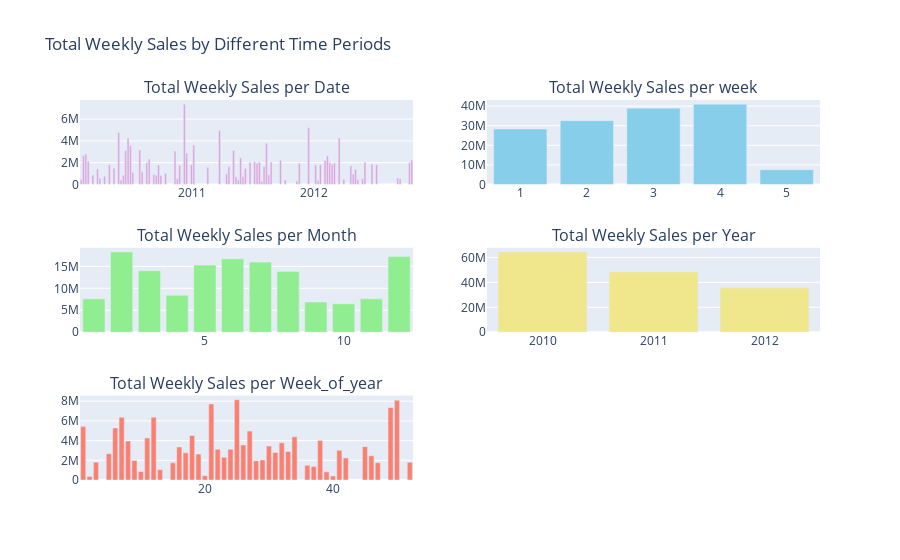

The code cell stored with this chart in its notebook:
### Markdown cell above
There is not enouth entries per week of the year to use this variable in the model. we will need to drop it as well. but first, let's see some visualization:

### Code cell
# Calculate Total sales for each time period
Total_sales_per_date = df1.groupby('Date')['Weekly_Sales'].sum().reset_index()
Total_sales_per_week = df1.groupby('week')['Weekly_Sales'].sum().reset_index()
Total_sales_per_month = df1.groupby('Month')['Weekly_Sales'].sum().reset_index()
Total_sales_per_year = df1.groupby('Year')['Weekly_Sales'].sum().reset_index()
Total_sales_per_week_of_year = df1.groupby('Week_of_year')['Weekly_Sales'].sum().reset_index()

# Create a figure with a 3x2 grid of subplots
fig = make_subplots(rows=3, cols=2, subplot_titles=(
    'Total Weekly Sales per Date',
    'Total Weekly Sales per week',
    'Total Weekly Sales per Month',
    'Total Weekly Sales per Year',
    'Total Weekly Sales per Week_of_year'
))

# Plot : Total Weekly Sales per Date
fig.add_trace(
    px.bar(Total_sales_per_date, x='Date', y='Weekly_Sales', color_discrete_sequence=['Plum']).data[0],
    row=1, col=1
)

# Plot 1: Total Weekly Sales per week
fig.add_trace(
    px.bar(Total_sales_per_week, x='week', y='Weekly_Sales', color_discrete_sequence=['skyblue']).data[0],
    row=1, col=2
)

# Plot 2: Total Weekly Sales per Month
fig.add_trace(
    px.bar(Total_sales_per_month, x='Month', y='Weekly_Sales', color_discrete_sequence=['lightgreen']).data[0],
    row=2, col=1
)

# Plot 3: Total Weekly Sales per Year
fig.add_trace(
    px.bar(Total_sales_per_year, x='Year', y='Weekly_Sales', color_discrete_sequence=['Khaki']).data[0],
    row=2, col=2
)

# Plot 4: Total Weekly Sales per Week_of_year
fig.add_trace(
    px.bar(Total_sales_per_week_of_year, x='Week_of_year', y='Weekly_Sales', color_discrete_sequence=['salmon']).data[0],
    row=3, col=1
)

# Update layout to prevent overlap
fig.update_layout(showlegend=False, title_text="Total Weekly Sales by Different Time Periods")

# Show the plot
fig.show()

### Figure 1 — Plotly figure (JSON) as saved in the notebook; plotly's stock layout.template omitted (floating-point values rounded to 4 significant figures)
{"data": [{"hovertemplate": "Date=%{x}<br>Weekly_Sales=%{y}<extra></extra>", "legendgroup": "", "marker": {"color": "Plum", "pattern": {"shape": ""}}, "name": "", "orientation": "v", "showlegend": false, "textposition": "auto", "type": "bar", "x": ["2010-02-05T00:00:00", "2010-02-12T00:00:00", "2010-02-19T00:00:00", "2010-02-26T00:00:00", "2010-03-12T00:00:00", "2010-03-26T00:00:00", "2010-04-02T00:00:00", "2010-04-16T00:00:00", "2010-04-30T00:00:00", "2010-05-14T00:00:00", "2010-05-28T00:00:00", "2010-06-04T00:00:00", "2010-06-11T00:00:00", "2010-06-18T00:00:00", "2010-06-25T00:00:00", "2010-07-02T00:00:00", "2010-07-09T00:00:00", "2010-07-30T00:00:00", "2010-08-06T00:00:00", "2010-08-20T00:00:00", "2010-08-27T00:00:00", "2010-09-03T00:00:00", "2010-09-10T00:00:00", "2010-09-17T00:00:00", "2010-09-24T00:00:00", "2010-10-01T00:00:00", "2010-10-15T00:00:00", "2010-11-12T00:00:00", "2010-11-19T00:00:00", "2010-11-26T00:00:00", "2010-12-10T00:00:00", "2010-12-17T00:00:00", "2010-12-31T00:00:00", "2011-01-07T00:00:00", "2011-02-18T00:00:00", "2011-03-25T00:00:00", "2011-04-15T00:00:00", "2011-04-22T00:00:00", "2011-05-06T00:00:00", "2011-05-13T00:00:00", "2011-05-20T00:00:00", "2011-05-27T00:00:00", "2011-06-03T00:00:00", "2011-06-10T00:00:00", "2011-06-24T00:00:00", "2011-07-08T00:00:00", "2011-07-15T00:00:00", "2011-07-22T00:00:00", "2011-07-29T00:00:00", "2011-08-05T00:00:00", "2011-08-12T00:00:00", "2011-08-19T00:00:00", "2011-08-26T00:00:00", "2011-09-23T00:00:00", "2011-10-07T00:00:00", "2011-11-11T00:00:00", "2011-11-18T00:00:00", "2011-12-09T00:00:00", "2011-12-16T00:00:00", "2011-12-30T00:00:00", "2012-01-06T00:00:00", "2012-01-13T00:00:00", "2012-01-20T00:00:00", "2012-02-03T00:00:00", "2012-02-10T00:00:00", "2012-02-17T00:00:00", "2012-02-24T00:00:00", "2012-03-02T00:00:00", "2012-03-16T00:00:00", "2012-03-30T00:00:00", "2012-04-13T00:00:00", "2012-04-20T00:00:00", "2012-04-27T00:00:00", "2012-05-04T00:00:00", "2012-05-11T00:00:00", "2012-05-18T00:00:00", "2012-05-25T00:00:00", "2012-06-01T00:00:00", "2012-06-22T00:00:00", "2012-07-06T00:00:00", "2012-07-27T00:00:00", "2012-09-07T00:00:00", "2012-09-14T00:00:00", "2012-10-12T00:00:00", "2012-10-19T00:00:00"], "xaxis": "x", "y": [461600.0, 2637000.0, 2785000.0, 2096000.0, 860300.0, 1427000.0, 561100.0, 757700.0, 1797000.0, 1494000.0, 4758000.0, 397000.0, 845300.0, 3126000.0, 4251000.0, 3567000.0, 1100000.0, 3168000.0, 1166000.0, 1997000.0, 2338000.0, 0.0, 903100.0, 836700.0, 1790000.0, 829200.0, 1030000.0, 3074000.0, 519800.0, 1757000.0, 7364000.0, 2884000.0, 1800000.0, 3623000.0, 1572000.0, 4954000.0, 988200.0, 1639000.0, 3117000.0, 705000.0, 435400.0, 2430000.0, 695400.0, 1467000.0, 2008000.0, 2067000.0, 1954000.0, 2036000.0, 275100.0, 1624000.0, 3783000.0, 895100.0, 2050000.0, 2213000.0, 403300.0, 311900.0, 1938000.0, 0.0, 5204000.0, 0.0, 1800000.0, 367400.0, 1812000.0, 2204000.0, 2641000.0, 2021000.0, 1862000.0, 1990000.0, 4274000.0, 485100.0, 0.0, 1712000.0, 961200.0, 1405000.0, 432000.0, 0.0, 532700.0, 2035000.0, 1888000.0, 1806000.0, 0.0, 597900.0, 526500.0, 1994000.0, 2246000.0], "yaxis": "y"}, {"hovertemplate": "week=%{x}<br>Weekly_Sales=%{y}<extra></extra>", "legendgroup": "", "marker": {"color": "skyblue", "pattern": {"shape": ""}}, "name": "", "orientation": "v", "showlegend": false, "textposition": "auto", "type": "bar", "x": [1.0, 2.0, 3.0, 4.0, 5.0], "xaxis": "x2", "y": [28280000.0, 32570000.0, 38990000.0, 40990000.0, 7524000.0], "yaxis": "y2"}, {"hovertemplate": "Month=%{x}<br>Weekly_Sales=%{y}<extra></extra>", "legendgroup": "", "marker": {"color": "lightgreen", "pattern": {"shape": ""}}, "name": "", "orientation": "v", "showlegend": false, "textposition": "auto", "type": "bar", "x": [1.0, 2.0, 3.0, 4.0, 5.0, 6.0, 7.0, 8.0, 9.0, 10.0, 11.0, 12.0], "xaxis": "x3", "y": [7601000.0, 18280000.0, 13990000.0, 8417000.0, 15310000.0, 16710000.0, 15970000.0, 13850000.0, 6867000.0, 6502000.0, 7601000.0, 17250000.0], "yaxis": "y3"}, {"hovertemplate": "Year=%{x}<br>Weekly_Sales=%{y}<extra></extra>", "legendgroup": "", "marker": {"color": "Khaki", "pattern": {"shape": ""}}, "name": "", "orientation": "v", "showlegend": false, "textposition": "auto", "type": "bar", "x": [2010.0, 2011.0, 2012.0], "xaxis": "x4", "y": [64380000.0, 48390000.0, 35590000.0], "yaxis": "y4"}, {"hovertemplate": "Week_of_year=%{x}<br>Weekly_Sales=%{y}<extra></extra>", "legendgroup": "", "marker": {"color": "salmon", "pattern": {"shape": ""}}, "name": "", "orientation": "v", "showlegend": false, "textposition": "auto", "type": "bar", "x": [1, 2, 3, 5, 6, 7, 8, 9, 10, 11, 12, 13, 15, 16, 17, 18, 19, 20, 21, 22, 23, 24, 25, 26, 27, 28, 29, 30, 31, 32, 33, 34, 35, 36, 37, 38, 39, 40, 41, 42, 45, 46, 47, 49, 50, 52], "xaxis": "x5", "y": [5422000.0, 367400.0, 1812000.0, 2665000.0, 5277000.0, 6378000.0, 3957000.0, 1990000.0, 860300.0, 4274000.0, 6381000.0, 1046000.0, 1746000.0, 3352000.0, 2758000.0, 4522000.0, 2631000.0, 435400.0, 7721000.0, 3128000.0, 2313000.0, 3126000.0, 8147000.0, 3567000.0, 4972000.0, 1954000.0, 2036000.0, 3443000.0, 2791000.0, 3783000.0, 2892000.0, 4388000.0, 0.0, 1501000.0, 1363000.0, 4002000.0, 829200.0, 403300.0, 3024000.0, 2246000.0, 3386000.0, 2458000.0, 1757000.0, 7364000.0, 8088000.0, 1800000.0], "yaxis": "y5"}], "layout": {"annotations": [{"font": {"size": 16}, "showarrow": false, "text": "Total Weekly Sales per Date", "x": 0.225, "xanchor": "center", "xref": "paper", "y": 1, "yanchor": "bottom", "yref": "paper"}, {"font": {"size": 16}, "showarrow": false, "text": "Total Weekly Sales per week", "x": 0.775, "xanchor": "center", "xref": "paper", "y": 1, "yanchor": "bottom", "yref": "paper"}, {"font": {"size": 16}, "showarrow": false, "text": "Total Weekly Sales per Month", "x": 0.225, "xanchor": "center", "xref": "paper", "y": 0.6111, "yanchor": "bottom", "yref": "paper"}, {"font": {"size": 16}, "showarrow": false, "text": "Total Weekly Sales per Year", "x": 0.775, "xanchor": "center", "xref": "paper", "y": 0.6111, "yanchor": "bottom", "yref": "paper"}, {"font": {"size": 16}, "showarrow": false, "text": "Total Weekly Sales per Week_of_year", "x": 0.225, "xanchor": "center", "xref": "paper", "y": 0.2222, "yanchor": "bottom", "yref": "paper"}], "showlegend": false, "title": {"text": "Total Weekly Sales by Different Time Periods"}, "xaxis": {"anchor": "y", "domain": [0, 0.45]}, "xaxis2": {"anchor": "y2", "domain": [0.55, 1]}, "xaxis3": {"anchor": "y3", "domain": [0, 0.45]}, "xaxis4": {"anchor": "y4", "domain": [0.55, 1]}, "xaxis5": {"anchor": "y5", "domain": [0, 0.45]}, "xaxis6": {"anchor": "y6", "domain": [0.55, 1]}, "yaxis": {"anchor": "x", "domain": [0.7778, 1]}, "yaxis2": {"anchor": "x2", "domain": [0.7778, 1]}, "yaxis3": {"anchor": "x3", "domain": [0.3889, 0.6111]}, "yaxis4": {"anchor": "x4", "domain": [0.3889, 0.6111]}, "yaxis5": {"anchor": "x5", "domain": [0, 0.2222]}, "yaxis6": {"anchor": "x6", "domain": [0, 0.2222]}}}
